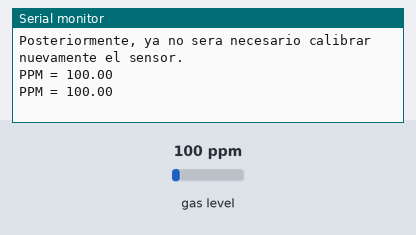
The sketch below on a simulated Arduino Uno, built for the host (arithmetic inside an expression is 32-bit, double 64-bit). Shown: the last lines printed to the serial monitor. The test bench sets the inputs (shaded band); at power-on: gas level 100 ppm.

Above: at 1.3 s.
1.4 s: gas level set to 20 ppm
At 2.7 s:
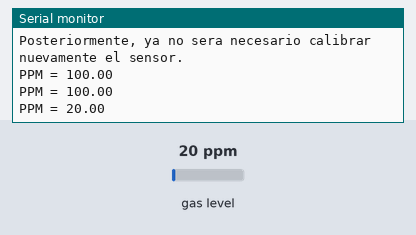
2.9 s: gas level set to 250 ppm
At 3.8 s:
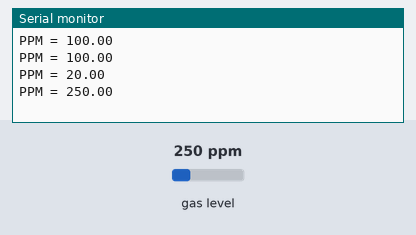
Timing chart, 0 to 5.9 s (numbered marks = the images above; inputs shaded):
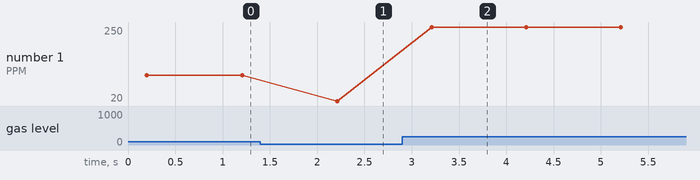

The sketch:

a_MQ07_Test.ino
```cpp
/* |-----------------------------------------------------|
 * |------- Calibracion y prueba de funcionamiento ------|
 * |--------------------- Sensor MQ07 -------------------|
 * |-----------------------------------------------------|
 * |------ Codificado por: Sergio Pinilla Valencia ------|
 * |---------- Fecha de Creacion: 30 Junio 2024 ---------|
 * |--------- Ultima Modificacion: 30 Junio 2024 --------|
 * |---------- Lugar: TecnoAcademia - Manizales ---------|
 * |-----------------------------------------------------|
 * |-----------------------------------------------------|*/

/* |-----------------------------------------------------|
 * |------------------- Descripcion ---------------------|
 * |-----------------------------------------------------|
 * | El presente codigo muestra la implementacion        |
 * | (calibracion y lectura)del sensor MQ07 para tomar   |
 * | muestras precisas de la cantidad particulas por     |
 * | millon (PPM) de monoxido de carbono presente en el  |
 * | ambiente.                                           |
 * |-----------------------------------------------------|
 * |-----------------------------------------------------|*/

/* |-----------------------------------------------------|
 * |------------------- Conexiones ----------------------|
 * |-----------------------------------------------------|
 * | Sensor MQ07:                                        |
 * |    Analog Out -> Pin A02                            |
 * |    Vin -> 5v Arduino                                |
 * |    GND -> Ground Arduino                            |
 * |-----------------------------------------------------|
 * |-----------------------------------------------------|*/

/* |-----------------------------------------------------|
 * |------------------ Bibliografia ---------------------|
 * |-----------------------------------------------------|
 * | Libreria: https://github.com/fjebaker/MQ7           |
 * | Guia de calibracion: https://n9.cl/d2vvh            |
 * | Tutorial Simple: https://n9.cl/cedsa_sensoresgas    |
 * |-----------------------------------------------------|
 * |-----------------------------------------------------|*/

/* |-----------------------------------------------------|
 * |------------- Librerias y Constantes ----------------|
 * |-----------------------------------------------------| */
#include "MQ7.h" // libreria que contiene las instrucciones especificas para calibrar y tomar lecturas del sensor MQ07.


/* |-----------------------------------------------------|
 * |-------- Declaracion de Variables y Objetos ---------|
 * |-----------------------------------------------------| */
#define MQ7_PIN 2 // Numero del Pin analogico donde se conectara el sensor MQ07.
#define VOLTAGE 5 // Valor de alimentacion del sensor para Calibracion.

MQ7 mq7(MQ7_PIN, VOLTAGE); // Crear objeto MQ7 para Inicializar el sensor respectivo.

float R0Value; // variable para almacenar el valor de R0 Calculado despues de la calibracion.

/* |-----------------------------------------------------|
 * |---------------- Zona Configuracion -----------------|
 * |-----------------------------------------------------| */
void setup() {
  Serial.begin(9600);
  while (!Serial) { // Esperar hasta que se Abra el Canal Serial.
  }

  Serial.println("¡Canal Serial Abierto!");
  Serial.println("");

  // Iniciar calibracion de sensor MQ07. Tarde alredor de 15 segundos.
  // RECOMENDACION: antes de calibrar, se debe dejar el sensor en reposo durante algunas horas en el lugar en el que se va a calibrar.
  Serial.println("Calibrando Sensor MQ07");
  mq7.calibrate(); // Calcular el valor R0 asumiendo aire fresco (10 ppm de Co)
  Serial.println("¡Calibracion Terminada!");

  R0Value = mq7.getR0(); // Despues de la calibracion, Obtener el Valor de R0.
  Serial.print("R0= ");
  Serial.println(R0Value);
  Serial.println("Reemplaze el valor de R0 obtenido aqui, en el archivo MQ7.h descomentando la linea #define _R0");
  Serial.println("Posteriormente, ya no sera necesario calibrar nuevamente el sensor.");
}


/* |-----------------------------------------------------|
 * |------------------ Codigo Principal -----------------|
 * |-----------------------------------------------------| */
void loop() {
  Serial.print("PPM = ");
  Serial.println(mq7.readPpm());

  delay(1000);
}
```

Measured:
- after the input at 1.4 s, the serial monitor: prints a new line after 0.81 s (image 1)
- after the input at 2.9 s, the serial monitor: prints a new line after 0.31 s (image 2)
- plotted number 1: 100 → 20 after the input at 1.4 s, 20 → 250 after the input at 2.9 s
